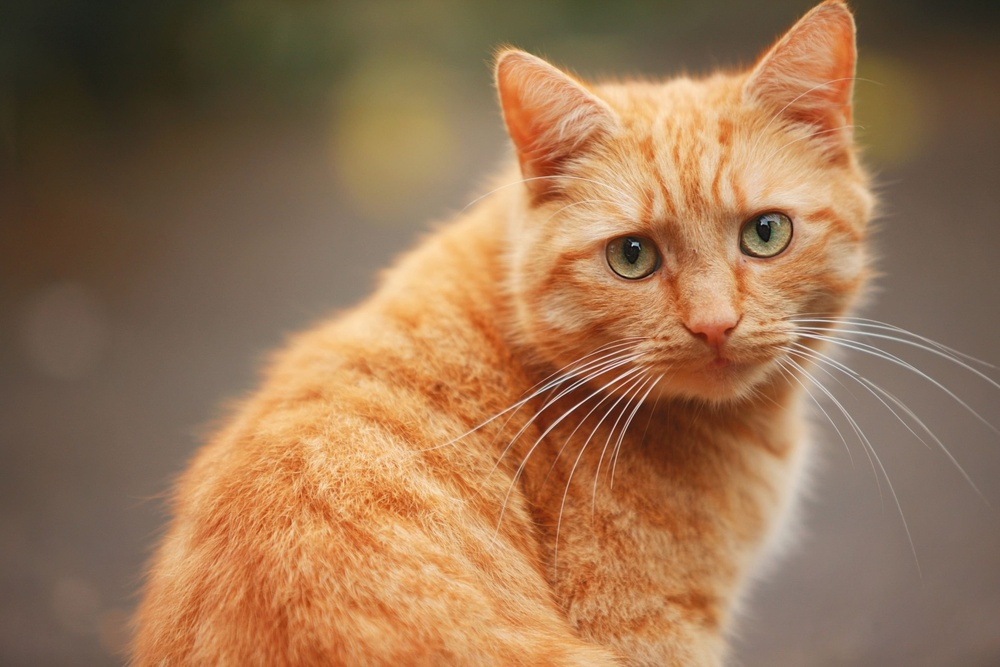
#> input picture bottom_border/src_image.jpeg, 1000 x 667 px, shrunk from 2820 x 1880 before the run
$ jupyter execute main.ipynb
#> lines starting #> are read from the running program, lines starting #| are printed output that depends on the picture
[cell 1]
# задание:
# отразить изображение по нижней границе

[cell 2]
import cv2

src_image = cv2.imread('src_image.jpeg')
#> src_image is the input picture: shape (667, 1000, 3); mean B, G, R 82.7, 115.2, 152.1
result_image = cv2.flip(src_image, flipCode=0)
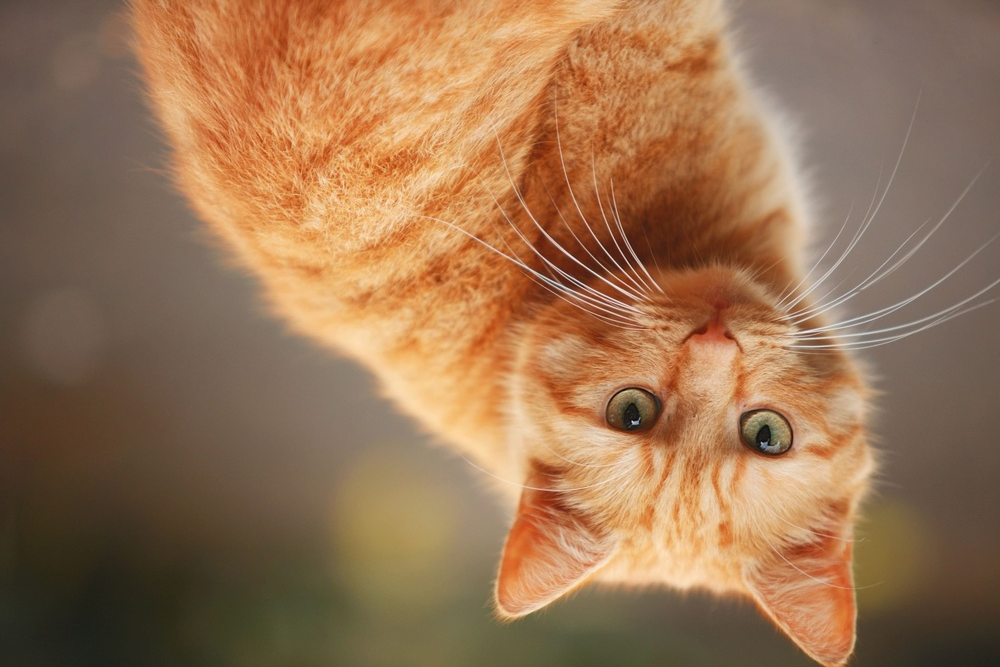
#> result_image: shape (667, 1000, 3); mean B, G, R 82.7, 115.2, 152.1

cv2.imwrite('result_image.jpeg', result_image)
#> Out = True
